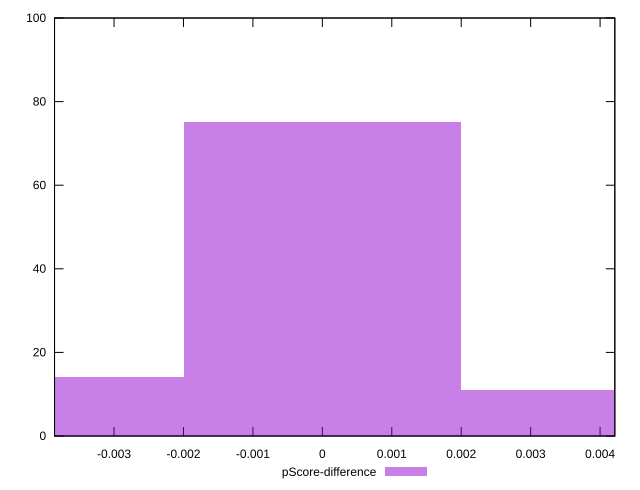

This figure's gnuplot source:
reset

$pScoreDifference <<EOF
0 75
0.003984159590174192 11
-0.003984159590174192 14
EOF

set key outside below
set boxwidth 0.003984159590174192
set xrange [-0.0038570742654874257:0.0042122734643322834]
set yrange [0:100]
set trange [0:100]
set style fill transparent solid 0.5 noborder
set terminal svg size 640, 490 enhanced background rgb 'white'
set output "report_00012_2021-02-09T11:01:39.952Z/uses-long-cache-ttl/samples/pages+cached+noadtech+nomedia+nocss/pScore-difference/histogram.svg"

plot $pScoreDifference title "pScore-difference" with boxes

reset
